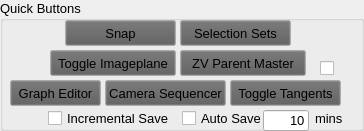
   <widget class="QGroupBox" name="General_quickButtons_gBox">
    <property name="geometry">
     <rect>
      <x>10</x>
      <y>200</y>
      <width>364</width>
      <height>131</height>
     </rect>
    </property>
    <property name="maximumSize">
     <size>
      <width>16777215</width>
      <height>16777215</height>
     </size>
    </property>
    <property name="palette">
     <palette>
      <active>
       <colorrole role="Shadow">
        <brush brushstyle="SolidPattern">
         <color alpha="255">
          <red>26</red>
          <green>26</green>
          <blue>26</blue>
         </color>
        </brush>
       </colorrole>
      </active>
      <inactive>
       <colorrole role="Shadow">
        <brush brushstyle="SolidPattern">
         <color alpha="255">
          <red>26</red>
          <green>26</green>
          <blue>26</blue>
         </color>
        </brush>
       </colorrole>
      </inactive>
      <disabled>
       <colorrole role="Shadow">
        <brush brushstyle="SolidPattern">
         <color alpha="255">
          <red>26</red>
          <green>26</green>
          <blue>26</blue>
         </color>
        </brush>
       </colorrole>
      </disabled>
     </palette>
    </property>
    <property name="font">
     <font>
      <pointsize>10</pointsize>
     </font>
    </property>
    <property name="title">
     <string>Quick Buttons</string>
    </property>
    <property name="flat">
     <bool>false</bool>
    </property>
    <property name="checkable">
     <bool>false</bool>
    </property>
    <widget class="QPushButton" name="graphEditor_QB_button">
     <property name="geometry">
      <rect>
       <x>10</x>
       <y>80</y>
       <width>91</width>
       <height>26</height>
      </rect>
     </property>
     <property name="palette">
      <palette>
       <active>
        <colorrole role="Button">
         <brush brushstyle="SolidPattern">
          <color alpha="255">
           <red>91</red>
           <green>91</green>
           <blue>91</blue>
          </color>
         </brush>
        </colorrole>
       </active>
       <inactive>
        <colorrole role="Button">
         <brush brushstyle="SolidPattern">
          <color alpha="255">
           <red>91</red>
           <green>91</green>
           <blue>91</blue>
          </color>
         </brush>
        </colorrole>
       </inactive>
       <disabled>
        <colorrole role="Button">
         <brush brushstyle="SolidPattern">
          <color alpha="255">
           <red>91</red>
           <green>91</green>
           <blue>91</blue>
          </color>
         </brush>
        </colorrole>
       </disabled>
      </palette>
     </property>
     <property name="text">
      <string>Graph Editor</string>
     </property>
     <property name="-c" stdset="0">
      <string>&quot;GraphEditor; tearOffPanel \&quot;Graph Editor\&quot; \&quot;graphEditor\&quot; true&quot;</string>
     </property>
    </widget>
    <widget class="QPushButton" name="toggleTangents_QB_button">
     <property name="geometry">
      <rect>
       <x>230</x>
       <y>80</y>
       <width>111</width>
       <height>26</height>
      </rect>
     </property>
     <property name="palette">
      <palette>
       <active>
        <colorrole role="Button">
         <brush brushstyle="SolidPattern">
          <color alpha="255">
           <red>91</red>
           <green>91</green>
           <blue>91</blue>
          </color>
         </brush>
        </colorrole>
       </active>
       <inactive>
        <colorrole role="Button">
         <brush brushstyle="SolidPattern">
          <color alpha="255">
           <red>91</red>
           <green>91</green>
           <blue>91</blue>
          </color>
         </brush>
        </colorrole>
       </inactive>
       <disabled>
        <colorrole role="Button">
         <brush brushstyle="SolidPattern">
          <color alpha="255">
           <red>91</red>
           <green>91</green>
           <blue>91</blue>
          </color>
         </brush>
        </colorrole>
       </disabled>
      </palette>
     </property>
     <property name="text">
      <string>Toggle Tangents</string>
     </property>
     <property name="-c" stdset="0">
      <string>&quot;RAT_tangentConvert&quot;</string>
     </property>
     <property name="-ann" stdset="0">
      <string>&quot;Selected curves tangents from Step to Plateau&quot;</string>
     </property>
    </widget>
    <widget class="QPushButton" name="dopeSheet_QB_button_2">
     <property name="geometry">
      <rect>
       <x>105</x>
       <y>80</y>
       <width>121</width>
       <height>26</height>
      </rect>
     </property>
     <property name="palette">
      <palette>
       <active>
        <colorrole role="Button">
         <brush brushstyle="SolidPattern">
          <color alpha="255">
           <red>91</red>
           <green>91</green>
           <blue>91</blue>
          </color>
         </brush>
        </colorrole>
       </active>
       <inactive>
        <colorrole role="Button">
         <brush brushstyle="SolidPattern">
          <color alpha="255">
           <red>91</red>
           <green>91</green>
           <blue>91</blue>
          </color>
         </brush>
        </colorrole>
       </inactive>
       <disabled>
        <colorrole role="Button">
         <brush brushstyle="SolidPattern">
          <color alpha="255">
           <red>91</red>
           <green>91</green>
           <blue>91</blue>
          </color>
         </brush>
        </colorrole>
       </disabled>
      </palette>
     </property>
     <property name="text">
      <string>Camera Sequencer</string>
     </property>
     <property name="-c" stdset="0">
      <string>&quot;SequenceEditor; tearOffPanel \&quot;Camera Sequencer\&quot; \&quot;sequenceEditorPanel\&quot; true&quot;</string>
     </property>
    </widget>
    <widget class="QPushButton" name="selectionSets_button">
     <property name="geometry">
      <rect>
       <x>180</x>
       <y>20</y>
       <width>111</width>
       <height>26</height>
      </rect>
     </property>
     <property name="palette">
      <palette>
       <active>
        <colorrole role="Button">
         <brush brushstyle="SolidPattern">
          <color alpha="255">
           <red>91</red>
           <green>91</green>
           <blue>91</blue>
          </color>
         </brush>
        </colorrole>
       </active>
       <inactive>
        <colorrole role="Button">
         <brush brushstyle="SolidPattern">
          <color alpha="255">
           <red>91</red>
           <green>91</green>
           <blue>91</blue>
          </color>
         </brush>
        </colorrole>
       </inactive>
       <disabled>
        <colorrole role="Button">
         <brush brushstyle="SolidPattern">
          <color alpha="255">
           <red>91</red>
           <green>91</green>
           <blue>91</blue>
          </color>
         </brush>
        </colorrole>
       </disabled>
      </palette>
     </property>
     <property name="text">
      <string>Selection Sets</string>
     </property>
     <property name="-c" stdset="0">
      <string>RAT_selectionSets</string>
     </property>
    </widget>
    <widget class="QPushButton" name="snap_button">
     <property name="geometry">
      <rect>
       <x>65</x>
       <y>20</y>
       <width>111</width>
       <height>26</height>
      </rect>
     </property>
     <property name="palette">
      <palette>
       <active>
        <colorrole role="Button">
         <brush brushstyle="SolidPattern">
          <color alpha="255">
           <red>91</red>
           <green>91</green>
           <blue>91</blue>
          </color>
         </brush>
        </colorrole>
       </active>
       <inactive>
        <colorrole role="Button">
         <brush brushstyle="SolidPattern">
          <color alpha="255">
           <red>91</red>
           <green>91</green>
           <blue>91</blue>
          </color>
         </brush>
        </colorrole>
       </inactive>
       <disabled>
        <colorrole role="Button">
         <brush brushstyle="SolidPattern">
          <color alpha="255">
           <red>91</red>
           <green>91</green>
           <blue>91</blue>
          </color>
         </brush>
        </colorrole>
       </disabled>
      </palette>
     </property>
     <property name="text">
      <string>Snap</string>
     </property>
     <property name="-c" stdset="0">
      <string>RAT_snapObjs</string>
     </property>
     <property name="-ann" stdset="0">
      <string>&quot;Snaps objects to last selected object&quot;</string>
     </property>
    </widget>
    <widget class="QLineEdit" name="autoSaveDur_tField">
     <property name="enabled">
      <bool>true</bool>
     </property>
     <property name="geometry">
      <rect>
       <x>263</x>
       <y>110</y>
       <width>46</width>
       <height>21</height>
      </rect>
     </property>
     <property name="text">
      <string>10</string>
     </property>
     <property name="alignment">
      <set>Qt::AlignRight|Qt::AlignTrailing|Qt::AlignVCenter</set>
     </property>
     <property name="-cc" stdset="0">
      <string>RAT_autoSave</string>
     </property>
    </widget>
    <widget class="QCheckBox" name="incremSave_cBox">
     <property name="geometry">
      <rect>
       <x>48</x>
       <y>110</y>
       <width>121</width>
       <height>17</height>
      </rect>
     </property>
     <property name="text">
      <string>Incremental Save</string>
     </property>
     <property name="-onc" stdset="0">
      <string>&quot;optionVar -intValue isIncrementalSaveEnabled 1&quot;</string>
     </property>
     <property name="-ofc" stdset="0">
      <string>&quot;optionVar -intValue isIncrementalSaveEnabled 0&quot;</string>
     </property>
    </widget>
    <widget class="QCheckBox" name="autoSave_cBox">
     <property name="geometry">
      <rect>
       <x>182</x>
       <y>110</y>
       <width>79</width>
       <height>17</height>
      </rect>
     </property>
     <property name="text">
      <string>Auto Save</string>
     </property>
     <property name="-onc" stdset="0">
      <string>&quot;RAT_autoSave; optionVar -iv autoSaveEnable true; autoSave -en true&quot;</string>
     </property>
     <property name="-ofc" stdset="0">
      <string>&quot;optionVar -iv autoSaveEnable false; autoSave -en false&quot;</string>
     </property>
    </widget>
    <widget class="QLabel" name="autoSave_text">
     <property name="geometry">
      <rect>
       <x>315</x>
       <y>110</y>
       <width>31</width>
       <height>16</height>
      </rect>
     </property>
     <property name="text">
      <string>mins</string>
     </property>
    </widget>
    <widget class="QPushButton" name="toggleImgPlanes_button">
     <property name="geometry">
      <rect>
       <x>50</x>
       <y>50</y>
       <width>126</width>
       <height>26</height>
      </rect>
     </property>
     <property name="palette">
      <palette>
       <active>
        <colorrole role="Button">
         <brush brushstyle="SolidPattern">
          <color alpha="255">
           <red>91</red>
           <green>91</green>
           <blue>91</blue>
          </color>
         </brush>
        </colorrole>
       </active>
       <inactive>
        <colorrole role="Button">
         <brush brushstyle="SolidPattern">
          <color alpha="255">
           <red>91</red>
           <green>91</green>
           <blue>91</blue>
          </color>
         </brush>
        </colorrole>
       </inactive>
       <disabled>
        <colorrole role="Button">
         <brush brushstyle="SolidPattern">
          <color alpha="255">
           <red>91</red>
           <green>91</green>
           <blue>91</blue>
          </color>
         </brush>
        </colorrole>
       </disabled>
      </palette>
     </property>
     <property name="text">
      <string>Toggle Imageplane</string>
     </property>
     <property name="-c" stdset="0">
      <string>RAT_toggleImgPlanes</string>
     </property>
    </widget>
    <widget class="QPushButton" name="ZVParentMaster_button">
     <property name="geometry">
      <rect>
       <x>180</x>
       <y>50</y>
       <width>126</width>
       <height>26</height>
      </rect>
     </property>
     <property name="palette">
      <palette>
       <active>
        <colorrole role="Button">
         <brush brushstyle="SolidPattern">
          <color alpha="255">
           <red>91</red>
           <green>91</green>
           <blue>91</blue>
          </color>
         </brush>
        </colorrole>
       </active>
       <inactive>
        <colorrole role="Button">
         <brush brushstyle="SolidPattern">
          <color alpha="255">
           <red>91</red>
           <green>91</green>
           <blue>91</blue>
          </color>
         </brush>
        </colorrole>
       </inactive>
       <disabled>
        <colorrole role="Button">
         <brush brushstyle="SolidPattern">
          <color alpha="255">
           <red>91</red>
           <green>91</green>
           <blue>91</blue>
          </color>
         </brush>
        </colorrole>
       </disabled>
      </palette>
     </property>
     <property name="text">
      <string>ZV Parent Master</string>
     </property>
     <property name="-c" stdset="0">
      <string>&quot;python(\&quot;import ZvParentMaster\&quot;); python(\&quot;ZvParentMaster.ZvParentMaster()\&quot;)&quot;</string>
     </property>
    </widget>
    <widget class="QCheckBox" name="toggleTangents_cBox">
     <property name="geometry">
      <rect>
       <x>320</x>
       <y>60</y>
       <width>16</width>
       <height>17</height>
      </rect>
     </property>
     <property name="text">
      <string/>
     </property>
     <property name="-m" stdset="0">
      <string>0</string>
     </property>
    </widget>
   </widget>
